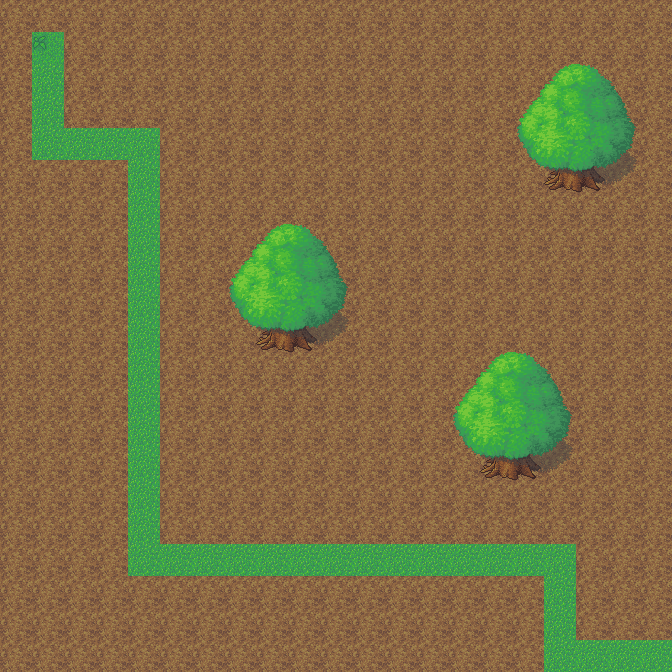

Below is a game level as drawn by its tile map, then a one-line description and the .tmx that defines it (tile-layer data replaced by summaries):
An orthogonal 21x21 tile map with 32x32 px tiles, 4 tile layers (Collision, Floor, Tree, Path), 4 tilesets.

<map version="1.0" orientation="orthogonal" width="21" height="21" tilewidth="32" tileheight="32">
 <tileset firstgid="1" name="grass-tiles-2-small" tilewidth="32" tileheight="32">
  <image source="../tilesets/oganature/grass-tiles-2-small.png" />
  <tile id="0">
   <properties>
    <property name="Type" value="grass" />
   </properties>
  </tile>
  <tile id="1">
   <properties>
    <property name="Type" value="grass" />
   </properties>
  </tile>
  <tile id="5">
   <properties>
    <property name="Type" value="grass" />
   </properties>
  </tile>
  <tile id="6">
   <properties>
    <property name="Type" value="grass" />
   </properties>
  </tile>
  <tile id="7">
   <properties>
    <property name="Type" value="grass" />
   </properties>
  </tile>
  <tile id="9">
   <properties>
    <property name="Type" value="grass" />
   </properties>
  </tile>
  <tile id="10">
   <properties>
    <property name="Type" value="grass" />
   </properties>
  </tile>
 </tileset>
 <tileset firstgid="13" name="KaljuSuurem" tilewidth="32" tileheight="32">
  <image source="../tilesets/oganature/KaljuSuurem.png" />
 </tileset>
 <tileset firstgid="127" name="collision" tilewidth="32" tileheight="32">
  <image source="../tilesets/collision.png" />
  <tile id="0">
   <properties>
    <property name="Type" value="grass" />
    <property name="blocked" value="true" />
   </properties>
  </tile>
 </tileset>
 <tileset firstgid="128" name="tree2-final" tilewidth="32" tileheight="32">
  <image source="../tilesets/oganature/tree2-final.png" />
 </tileset>
 <layer name="Collision" width="21" height="21">
  <properties>
   <property name="Type" value="grass" />
  </properties>
  <data>[441 cells, 75 non-empty, 1 distinct tile ids]</data>
 </layer>
 <layer name="Floor" width="21" height="21">
  <data>[441 cells, 441 non-empty, 1 distinct tile ids]</data>
 </layer>
 <layer name="Tree" width="21" height="21">
  <data>[441 cells, 48 non-empty, 16 distinct tile ids]</data>
 </layer>
 <layer name="Path" width="21" height="21">
  <data>[441 cells, 39 non-empty, 2 distinct tile ids]</data>
 </layer>
</map>
